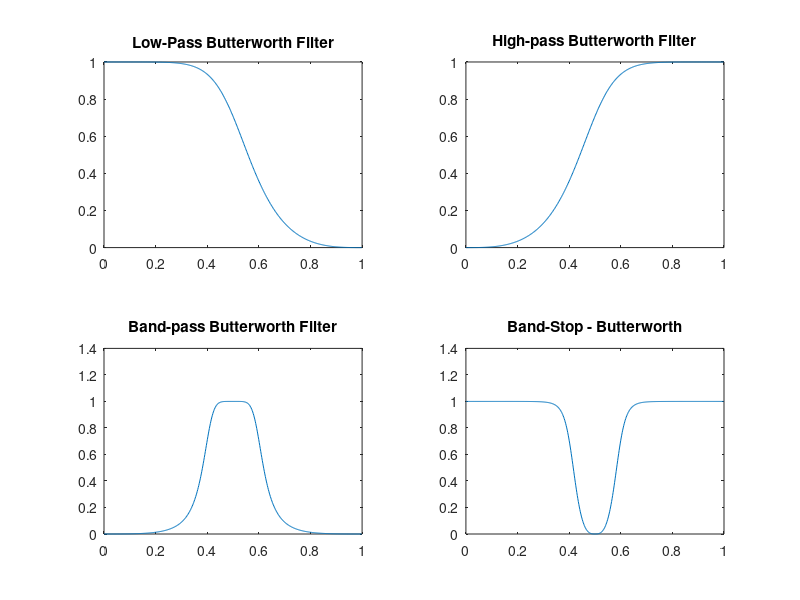
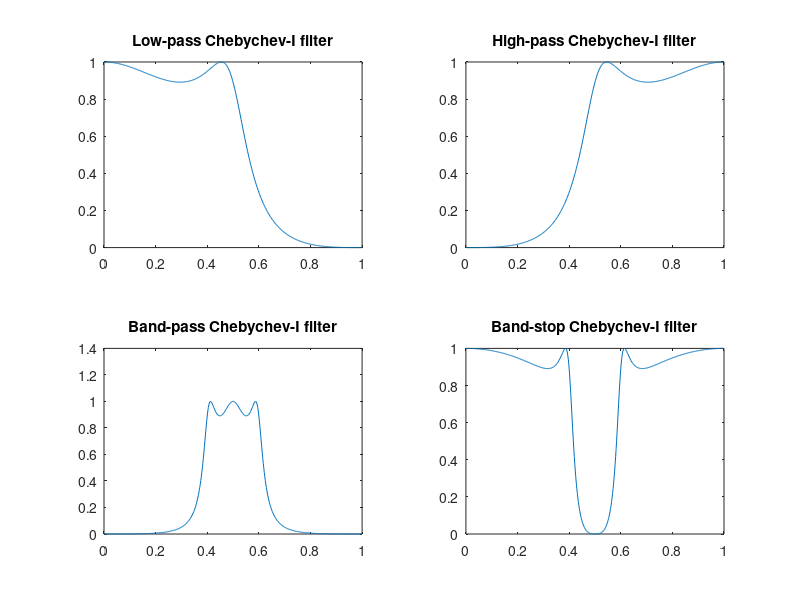
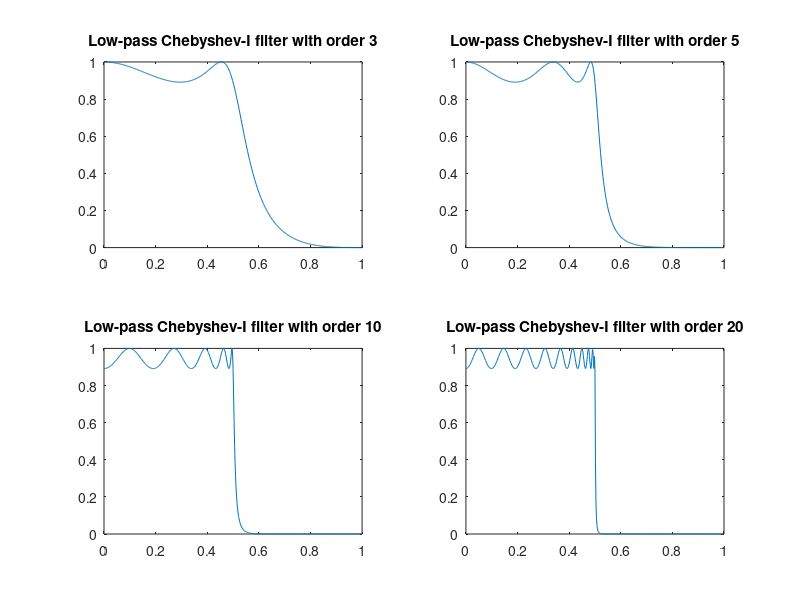

MATLAB code for these plots, in order:
%% Ex.1
%1.1 ButterWorth and Chebychev-I Filters
figure(); 
[a,b] = butter(3, 0.5, 'low'); %Low-pass filter
[H, W]= freqz(a,b);
subplot(2,2,1); plot(W/pi, abs(H)); title('Low-Pass Butterworth Filter');

[a,b] = butter(3,0.5, 'high'); %High-pass filter
[H, W]= freqz(a,b);
subplot(2,2,2); plot(W/pi, abs(H)); title('High-pass Butterworth Filter');

[a,b] = butter(3, [0.4 0.6]); %Band-pass filter with pass band 0.4-0.6
[H, W]= freqz(a,b);
subplot(2,2,3); plot(W/pi, abs(H)); title('Band-pass Butterworth Filter');

[a,b] = butter(3,[0.4 0.6],'stop'); %Band-stop filter with stop band 0.4-0.6
[H, W]= freqz(a,b);
subplot(2,2,4); plot(W/pi, abs(H)); title('Band-Stop - Butterworth');

%% Chebychev-I Filter

figure();
[a,b] = cheby1(3,1,0.5,'low');  %Low-pass filter
[H, W]= freqz(a,b);
subplot(2,2,1); plot(W/pi, abs(H)); title('Low-pass Chebychev-I filter');

[a,b] = cheby1(3,1, 0.5, 'high'); %High-pass filter
[H, W]= freqz(a,b);
subplot(2,2,2); plot(W/pi, abs(H)); title('High-pass Chebychev-I filter');

[a,b] = cheby1(3,1, [0.4 0.6]); %Band-pass filter with pass band 0.4-0.6
[H, W]= freqz(a,b);
subplot(2,2,3); plot(W/pi, abs(H)); title('Band-pass Chebychev-I filter');

[a,b] = cheby1(3,1, [0.4 0.6] , 'stop'); %Band-stop filter with stop band 0.4-0.6
[H, W]= freqz(a,b);
subplot(2,2,4); plot(W/pi, abs(H)); title('Band-stop Chebychev-I filter');

%% 1.2

figure();
[x,y] = cheby1(3,1,0.5,'low'); % Chebyshev-I filter with order 3
[H, W]= freqz(x,y);
subplot(2,2,1); plot(W/pi, abs(H)); title('Low-pass Chebyshev-I filter with order 3');

[x,y] = cheby1(5,1,0.5,'low'); % Chebyshev-I filter with order 5
[H, W]= freqz(x,y);
subplot(2,2,2); plot(W/pi, abs(H)); title('Low-pass Chebyshev-I filter with order 5');

[x,y] = cheby1(10,1,0.5,'low'); % Chebyshev-I filter with order 10
[H, W]= freqz(x,y);
subplot(2,2,3); plot(W/pi, abs(H)); title('Low-pass Chebyshev-I filter with order 10');

[x,y] = cheby1(20,1,0.5,'low'); % Chebyshev-I filter with order 20
[H, W]= freqz(x,y);
subplot(2,2,4); plot(W/pi, abs(H)); title('Low-pass Chebyshev-I filter with order 20');

% Discussion:
% By increasing the order the filter is closer to the ideal low pass
% filter, but the ripples increase as well.





